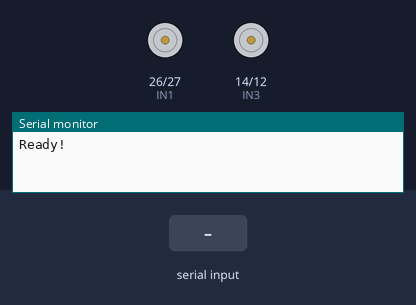
Simulated run of this sketch. Board: ESP32. On the bench: motor-driver pin pairs drawn as motors (green arrow = first pin HIGH = forward, orange = second pin HIGH = backward, longer = more drive, scaled by the enable pin), the last lines printed to the serial monitor. The inputs (shaded band) are chosen by the test bench. Nothing arrives over Bluetooth unless stated.

Above: at 1.2 s.
1.3 s: "F" received over the second serial link
At 1.6 s:
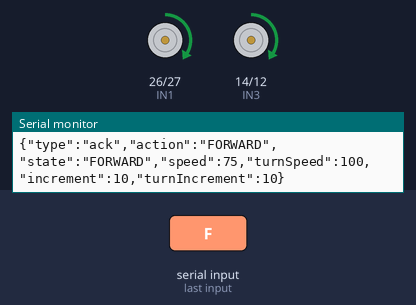
2.8 s: "B" received over the second serial link
At 4.0 s:
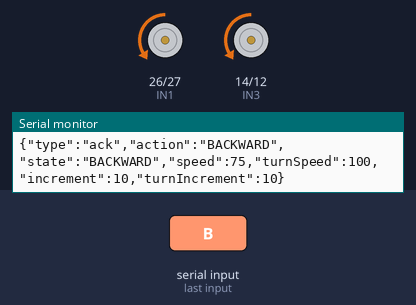
4.3 s: "L" received over the second serial link
At 5.1 s:
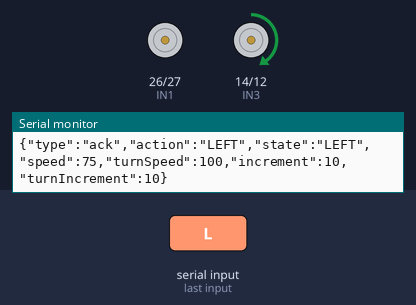
5.8 s: "R" received over the second serial link
At 6.2 s:
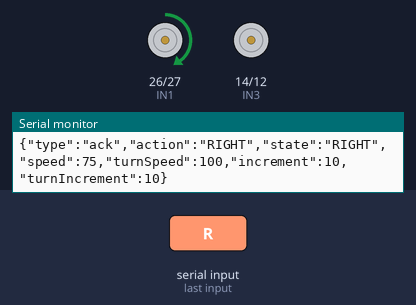
Timing chart, 0 to 8.3 s (numbered marks = the images above; inputs shaded):
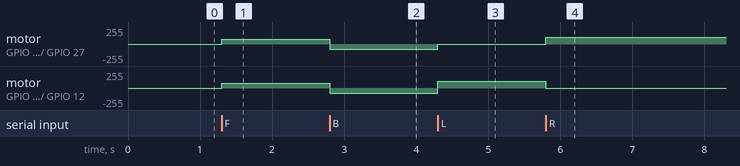

The sketch:

sketch_mar28a.ino
```cpp
#include "BluetoothSerial.h"

BluetoothSerial SerialBT;

#define IN1 26
#define IN2 27
#define IN3 14
#define IN4 12
#define ENA 25
#define ENB 33

int speed = 75;
int turnSpeed = 100;
int increment = 10;
int turnIncrement = 10;
String currentState = "STOP";

void setup() {
  pinMode(IN1, OUTPUT);
  pinMode(IN2, OUTPUT);
  pinMode(IN3, OUTPUT);
  pinMode(IN4, OUTPUT);
  pinMode(ENA, OUTPUT);
  pinMode(ENB, OUTPUT);

  SerialBT.begin("RoboCar");
  Serial.begin(115200);
  stopCar();
  Serial.println("Ready!");
}

void loop() {
  if (SerialBT.available()) {
    char cmd = SerialBT.read();
    Serial.println(cmd);

    if (cmd == 'F') forward();
    else if (cmd == 'B') backward();
    else if (cmd == 'L') turnLeft();
    else if (cmd == 'R') turnRight();
    else if (cmd == 'S') stopCar();
    else if (cmd == '+') speedUp();
    else if (cmd == '-') speedDown();
    else if (cmd == ']') turnSpeedUp();
    else if (cmd == '[') turnSpeedDown();
    else if (cmd == '}') incrementUp();
    else if (cmd == '{') incrementDown();
    else if (cmd == '.') turnIncrementUp();
    else if (cmd == ',') turnIncrementDown();
    else if (cmd == '?') sendStatus();
  }
}

void sendStatus() {
  String json = "{";
  json += "\"type\":\"status\",";
  json += "\"state\":\"" + currentState + "\",";
  json += "\"speed\":" + String(speed) + ",";
  json += "\"turnSpeed\":" + String(turnSpeed) + ",";
  json += "\"increment\":" + String(increment) + ",";
  json += "\"turnIncrement\":" + String(turnIncrement);
  json += "}";
  SerialBT.println(json);
  Serial.println(json);
}

void sendAck(String action) {
  String json = "{";
  json += "\"type\":\"ack\",";
  json += "\"action\":\"" + action + "\",";
  json += "\"state\":\"" + currentState + "\",";
  json += "\"speed\":" + String(speed) + ",";
  json += "\"turnSpeed\":" + String(turnSpeed) + ",";
  json += "\"increment\":" + String(increment) + ",";
  json += "\"turnIncrement\":" + String(turnIncrement);
  json += "}";
  SerialBT.println(json);
  Serial.println(json);
}

void setSpeed() {
  analogWrite(ENA, speed);
  analogWrite(ENB, speed);
}

void forward() {
  currentState = "FORWARD";
  setSpeed();
  digitalWrite(IN1, HIGH); digitalWrite(IN2, LOW);
  digitalWrite(IN3, HIGH); digitalWrite(IN4, LOW);
  sendAck("FORWARD");
}

void backward() {
  currentState = "BACKWARD";
  setSpeed();
  digitalWrite(IN1, LOW); digitalWrite(IN2, HIGH);
  digitalWrite(IN3, LOW); digitalWrite(IN4, HIGH);
  sendAck("BACKWARD");
}

void turnLeft() {
  currentState = "LEFT";
  analogWrite(ENA, 0);
  analogWrite(ENB, turnSpeed);
  digitalWrite(IN1, LOW); digitalWrite(IN2, LOW);
  digitalWrite(IN3, HIGH); digitalWrite(IN4, LOW);
  sendAck("LEFT");
}

void turnRight() {
  currentState = "RIGHT";
  analogWrite(ENA, turnSpeed);
  analogWrite(ENB, 0);
  digitalWrite(IN1, HIGH); digitalWrite(IN2, LOW);
  digitalWrite(IN3, LOW); digitalWrite(IN4, LOW);
  sendAck("RIGHT");
}

void stopCar() {
  currentState = "STOP";
  analogWrite(ENA, 0);
  analogWrite(ENB, 0);
  digitalWrite(IN1, LOW); digitalWrite(IN2, LOW);
  digitalWrite(IN3, LOW); digitalWrite(IN4, LOW);
  sendAck("STOP");
}

void speedUp() {
  speed = min(255, speed + increment);
  sendAck("SPEED_UP");
}

void speedDown() {
  speed = max(0, speed - increment);
  sendAck("SPEED_DOWN");
}

void turnSpeedUp() {
  turnSpeed = min(255, turnSpeed + turnIncrement);
  sendAck("TURN_SPEED_UP");
}

void turnSpeedDown() {
  turnSpeed = max(0, turnSpeed - turnIncrement);
  sendAck("TURN_SPEED_DOWN");
}

void incrementUp() {
  increment = min(50, increment + 5);
  sendAck("INCREMENT_UP");
}

void incrementDown() {
  increment = max(1, increment - 5);
  sendAck("INCREMENT_DOWN");
}

void turnIncrementUp() {
  turnIncrement = min(50, turnIncrement + 5);
  sendAck("TURN_INCREMENT_UP");
}

void turnIncrementDown() {
  turnIncrement = max(1, turnIncrement - 5);
  sendAck("TURN_INCREMENT_DOWN");
}
```

Measured:
- after the input at 1.3 s, motor on GPIO 26 (IN1) / GPIO 27 (IN2), motor on GPIO 14 (IN3) / GPIO 12 (IN4): stopped → forward 75/255 at once
- after the input at 2.8 s, motor on GPIO 26 (IN1) / GPIO 27 (IN2), motor on GPIO 14 (IN3) / GPIO 12 (IN4): forward 75/255 → backward 75/255 at once
- after the input at 4.3 s, motor on GPIO 26 (IN1) / GPIO 27 (IN2): backward 75/255 → stopped at once; motor on GPIO 14 (IN3) / GPIO 12 (IN4): backward 75/255 → forward 100/255 at once
- after the input at 5.8 s, motor on GPIO 26 (IN1) / GPIO 27 (IN2): stopped → forward 100/255 at once; motor on GPIO 14 (IN3) / GPIO 12 (IN4): forward 100/255 → stopped at once
